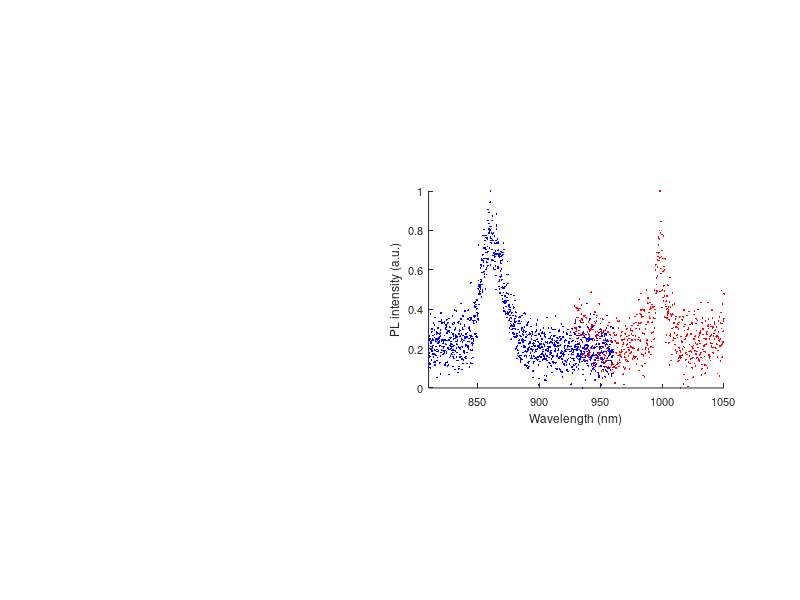

Here is the MATLAB script that generated this plot: (Note: this script raises an error after producing the figure.)
% hBN paper figure: Spectrum and Confocal map

close all
clear all

%set up subfig parameters
subfigrows = 10;
subfigcols = 30;
confocalCoords = zeros(1,subfigrows^2);
spectraWidth = subfigcols-subfigrows-5;
spectraCoords = zeros(1,subfigrows*spectraWidth);
for subfigcounter = 1:subfigrows
    confocalCoords((subfigcounter-1)*subfigrows+1 : subfigcounter*subfigrows) = ...
        (subfigcounter-1)*subfigcols+1 : (subfigcounter-1)*subfigcols+subfigrows;
    spectraCoords((subfigcounter-1)*spectraWidth+1 : subfigcounter*spectraWidth) =...
        (subfigcounter)*subfigcols-spectraWidth+1 : subfigcounter*subfigcols;
end

%Spectrum
% =========================================================================
% import spectral data
spectrum1000 = csvread('Pump 680 (SHG) Power 1.8mW table 60sec Int Time.csv');
spectrum860 = csvread('2x_850LP_plus_950LP_On_Emitter_10sec.csv');
ST810 = spectrum860(:,1)<810 | spectrum860(:,1)>960;
spectrum860(ST810,:) =[];

% normalise spectrum
PL860 = spectrum860(:,2);
PL860 = (PL860-min(PL860))/(max(PL860)-min(PL860));
WL860 = spectrum860(:,1);
PL1000 = spectrum1000(:,2);
PL1000 = (PL1000-min(PL1000))/(max(PL1000)-min(PL1000));
WL1000 = spectrum1000(:,1);
% plot spectrum
figure(4)
spectraplot = subplot(subfigrows,subfigcols,spectraCoords);
hold off
hold on
plot(WL1000,PL1000,'r.','markers',4)
plot(WL860,PL860,'.b','markers',4)
pbaspect([spectraWidth subfigrows 1])
xlim([810 1050])
hXLabel = xlabel('Wavelength (nm)');
hYLabel = ylabel('PL intensity (a.u.)');
xt = get(spectraplot, 'XTick');
set(spectraplot, 'FontSize', 8)

% Confocal map
% =========================================================================
fig4 = figure(4);
hold off
% position([200 200 500 300])
% confocal = imread('forMatlab_160630_121033_Channel1_Z1.ImageJ.bmp');
confocal = imread('forMatlabWithBackgroundSub_160630_121033_Channel1_Z1.bmp');
confocal = double(confocal);
LC = length(confocal(1,:));
% confocal = confocal(1:ceil(3*LC/5),1:ceil(3*LC/5));
confocal = confocal(floor(LC/4):ceil(3*LC/4),floor(LC/4):ceil(3*LC/4));
confocal = (confocal-min(min(confocal)))/(max(max(confocal))-min(min(confocal)));
confocalplot = subplot(subfigrows,subfigcols,confocalCoords);
image(confocal,'CDataMapping','scaled')
colormap('jet')
pbaspect([1 1 1])
cb =colorbar;
cb.Location = 'southoutside';
cb.Label.String = 'PL intensity (a.u.)';
cb.Ticks = [];
cb.Position = ([0.155 0.3 0.2 0.015]);
cb.Label.FontSize = 10;
cb.Label.FontName = 'Helvetica';
caxis([0.0 0.2]);
% grid off

%Make the graph look good:
% =========================================================================
% Adjust size
fig4.Units = 'centimeters';
fig4.Position = ([20 5 13 10]);

% Adjust font
set(spectraplot, 'FontName', 'Helvetica')
set([hXLabel, hYLabel], 'FontName', 'Helvetica')
% set([hLegend, gca], 'FontSize', 8)

set([hXLabel, hYLabel], 'FontSize', 10)
% set(hTitle, 'FontSize', 12, 'FontWeight' , 'bold')

% Adjust axes properties
set(spectraplot, 'Box', 'on', 'TickDir', 'out', 'TickLength', [.01 .01], ...
    'XMinorTick', 'off', 'YMinorTick', 'off', 'YGrid', 'off', ...
    'XColor', 0.3-[.3 .3 .3], 'YColor', 0.3-[.3 .3 .3], 'YTick', 0:0.5:1, ...
    'XTick',810:60:1050)
%     'LineWidth', 1)
set(confocalplot, 'Box', 'on', 'TickDir', 'out', 'TickLength', [0 0], ...
    'XMinorTick', 'off', 'YMinorTick', 'off', 'YGrid', 'off', ...
    'XColor', 0.3-[.3 .3 .3], 'YColor', 0.3-[.3 .3 .3], 'YTick', [], ...
    'XTick',[],...
    'LineWidth', 0.5)
% set(gcf, 'PaperPositionMode', 'auto');

export_fig C:\Users\Robin\Documents\Writing\Papers\nir-single-photons-hBN\plots_and_figures\confocalSpectra.png -transparent -m21